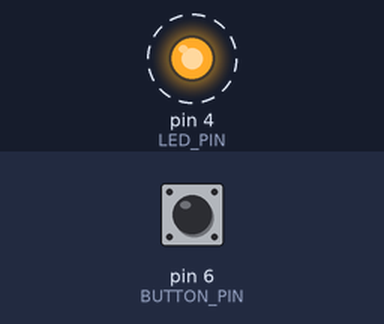
A sketch run on a simulated Arduino Uno, built with avr-gcc and run on an emulated ATmega328P. On the bench: output pins drawn as LEDs (lit = HIGH). Dashed ring = blinking. Inputs (shaded band) come from the test bench; at power-on: pin 6 (BUTTON_PIN) HIGH.

Above: at 1.25 s.
1.3 s: pin 6 (BUTTON_PIN) pulled LOW for 3.2 s
At 1.8 s:
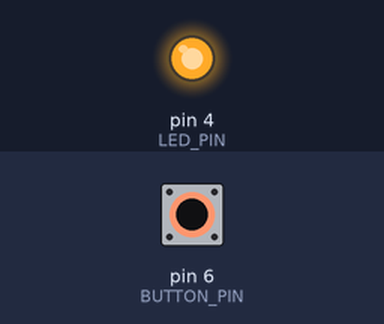
At 3.2 s:
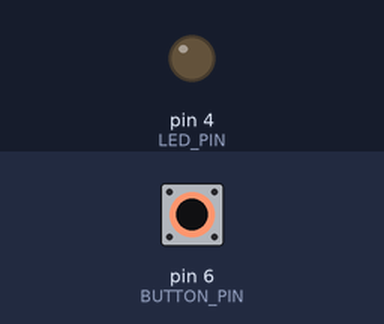
Timing chart, 0 to 12.0 s (numbered marks = the images above; inputs shaded):
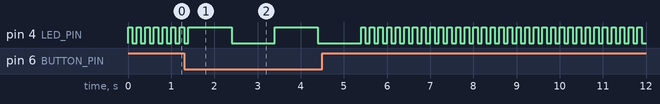

The sketch:

lab1_part2.ino
```cpp
//declaring and defining const int for LED and BUTTON pins to avoid magic numbers
const int LED_PIN = 4;
const int BUTTON_PIN = 6;


void setup()
{
  //assign led_pin to be output
  pinMode(LED_PIN, OUTPUT);
  /*
  B/C each GPIO pin on the ESP has a built in PULL-UP resistor, we must initilaize the pinMode
  to use this built in feature use the INPUT_PULLUP key word. This ensures that when the button is
  not pressed, output is HIGH, and when it is pressed that the output is LOW
  */
  pinMode(BUTTON_PIN, INPUT_PULLUP);
  Serial.begin(9600);
}

void loop()
{
  //if the button is not pressed, set freq to 10
  if(digitalRead(BUTTON_PIN) == HIGH){
    blink(LED_PIN, 100);
    //Serial.printf("FAST\n");
  }else{
    //if it is pressed, set freq to 1
    blink(LED_PIN, 1000);
    //Serial.printf("NOT FAST\n");
  }
}


//helper method that turns an LEDs on and off as at nHZ depending on the timeDelay argument.
void blink(int pin, int timeDelay)
{
  digitalWrite(pin, HIGH);
  delay(timeDelay);
  digitalWrite(pin, LOW);
  delay(timeDelay);
}
```
